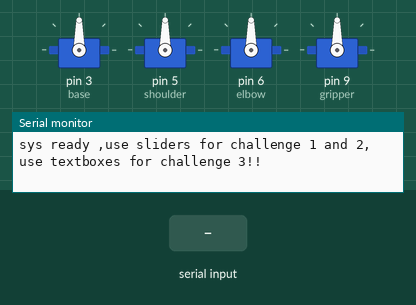
Recording of a sketch running on a simulated Arduino Uno, built with avr-gcc and run on an emulated ATmega328P. On the bench: 4 × servo, the last lines printed to the serial monitor. Inputs (shaded band) come from the test bench.

Above: at 1.2 s.
1.3 s: "G,45\n" received over the second serial link
At 2.5 s:
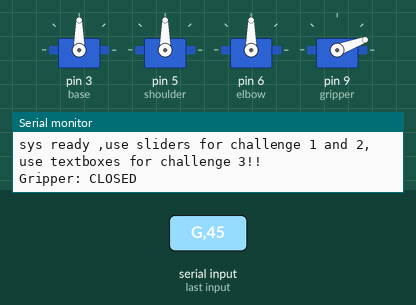
2.8 s: "B,45\n" received over the second serial link
At 3.7 s:
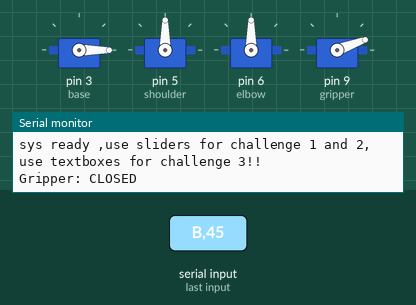
4.3 s: "G90\n" received over the second serial link
At 4.9 s:
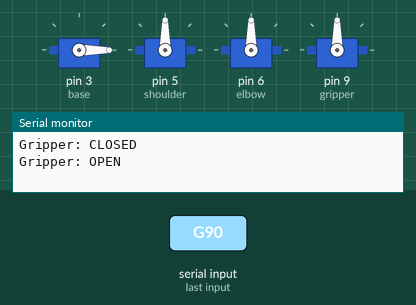
5.8 s: "S,45\n" received over the second serial link
At 7.0 s:
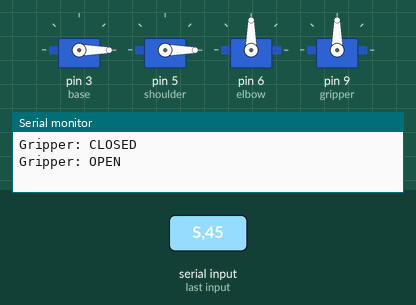
7.3 s: "B90\n" received over the second serial link
At 8.3 s:
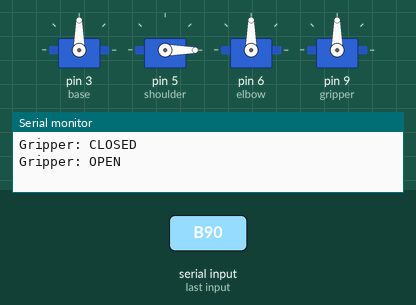
8.8 s: "E,45\n" received over the second serial link
At 9.5 s:
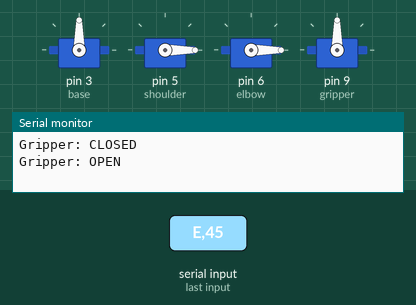
Timing chart, 0 to 11.3 s (numbered marks = the images above; inputs shaded):
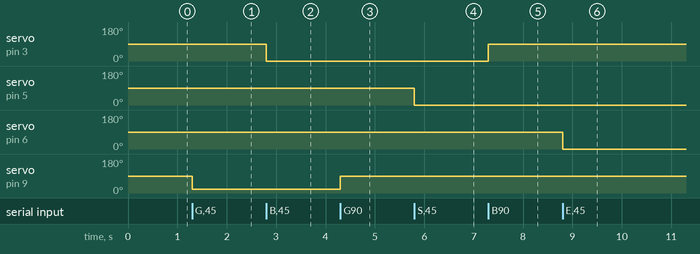

The sketch:

robotic_arm_beta1.ino
```cpp
#include <SoftwareSerial.h>
#include <Servo.h>
#include <math.h>
SoftwareSerial blub(11, 10);
Servo base, shoulder, elbow, gripper;
const float L1 = 12.0;
const float L2 = 15.0;
const float bh = 9.0;
const float pi = 3.14159265;
int offset1 = 0;
int offset2 = 0;

void setup() {
    Serial.begin(9600);
    blub.begin(9600);
    base.attach(3);//theta1
    shoulder.attach(5);//theta2
    elbow.attach(6);//theta3
    gripper.attach(9);
   //homing code
    base.write(90);
    shoulder.write(90);
    elbow.write(90);
    gripper.write(90);
  Serial.println("sys ready ,use sliders for challenge 1 and 2, use textboxes for challenge 3!!");

}

void loop() {
  //this code for challenge 3
    if (blub.available() > 0) {
        char header = blub.read();
        String data = blub.readStringUntil('\n');
        data.trim();
        if (header == 'K') {
            float tx, ty, tz;
            if (sscanf(data.c_str(), "%f,%f,%f", &tx, &ty, &tz) == 3) {
                calculateIK(tx, ty, tz);
            }
        }
        else {
            int value = data.toInt();
            int safevalue = constrain(value, 0, 180);
            if (header == 'B') base.write(safevalue);
            if (header == 'S') shoulder.write(safevalue);
            if (header == 'E') elbow.write(safevalue);
            if (header == 'G') movegripper(safevalue);
        }
    }
}
void calculateIK(float x, float y, float z) {
    float theta1 = atan2(y, x);
    float r = sqrt(x*x + y*y);
    float zr = z - bh;
    float s = sqrt(r*r + zr*zr);
  //this to check if our arm can reach the target
    if (s > (L1 + L2) || s < abs(L1 - L2)) {
        Serial.println("the target is unreachable since the distance is not in the limits");
        return;
    }
    float costheta3 = (L1*L1 + L2*L2 - s*s) / (2.0 * L1 * L2);
    float theta3 = acos(constrain(costheta3, -1, 1));
    float alpha = atan2(zr, r);
    float cosbeta = (L1*L1 + s*s - L2*L2) / (2.0 * L1 * s);
    float beta = acos(constrain(cosbeta, -1, 1));
    float theta2 = alpha + beta;
// here converted to degrees brr
    int bmove = (theta1 * 180.0 / pi) + 90;
    int smove = (theta2 * 180.0 / pi) + offset1;
    int emove = (180 - (theta3 * 180.0 / pi)) + offset2;
    base.write(constrain(bmove, 0, 180));
    shoulder.write(constrain(smove, 0, 180));
    elbow.write(constrain(emove, 0, 180));
    Serial.print("coordinates: "); Serial.print(x); Serial.print(","); Serial.print(y); Serial.print(","); Serial.println(z);
    Serial.print("servos angles: B:"); Serial.print(bmove); Serial.print(" S:"); Serial.print(smove); Serial.print(" E:"); Serial.println(emove);
}

void movegripper(int angle) {
    int cangle = constrain(angle, 20, 160);
    gripper.write(cangle);
    if (cangle < 50) Serial.println("Gripper: CLOSED");
    else Serial.println("Gripper: OPEN");
}
```

Measured:
- after the input at 1.3 s, servo on pin 9 (gripper): 90° → 20° at once
- after the input at 2.8 s, servo on pin 3 (base): 90° → 0° at once
- after the input at 4.3 s, servo on pin 9 (gripper): 20° → 90° at once
- after the input at 5.8 s, servo on pin 5 (shoulder): 90° → 0° at once
- after the input at 7.3 s, servo on pin 3 (base): 0° → 90° at once
- after the input at 8.8 s, servo on pin 6 (elbow): 90° → 0° at once
